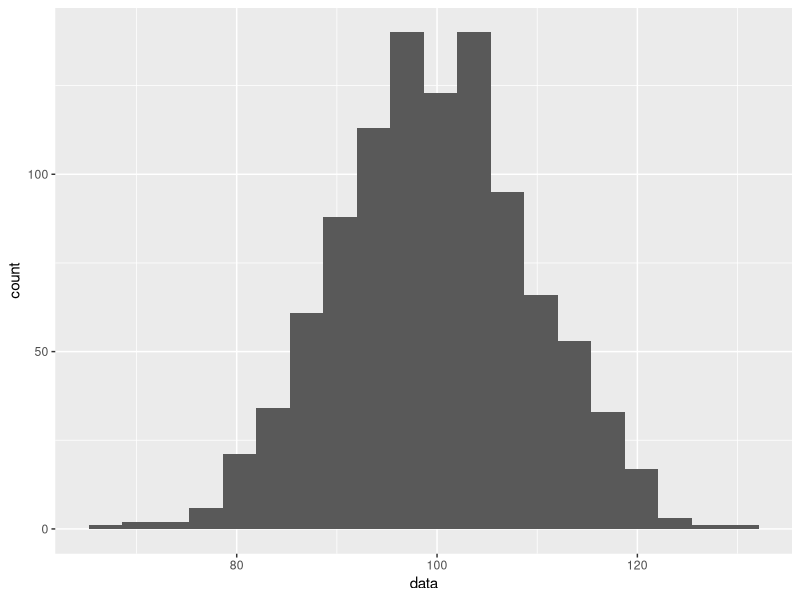
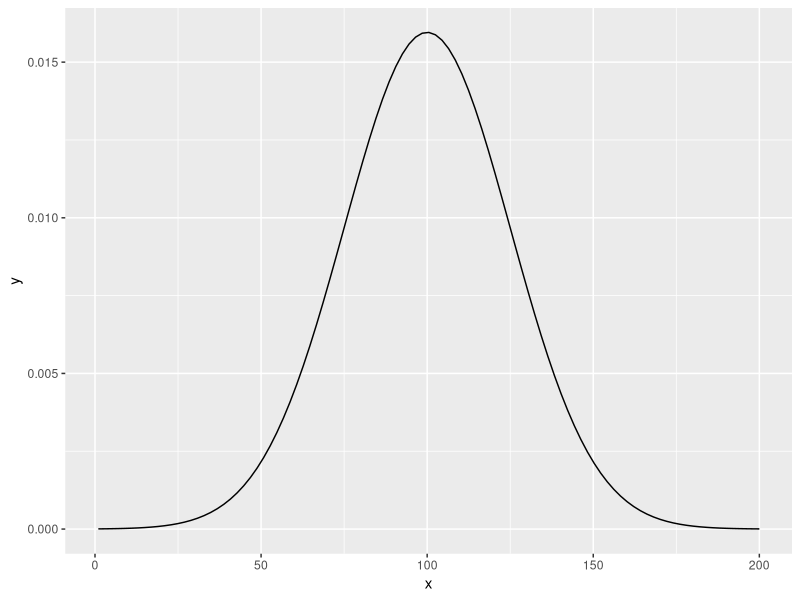
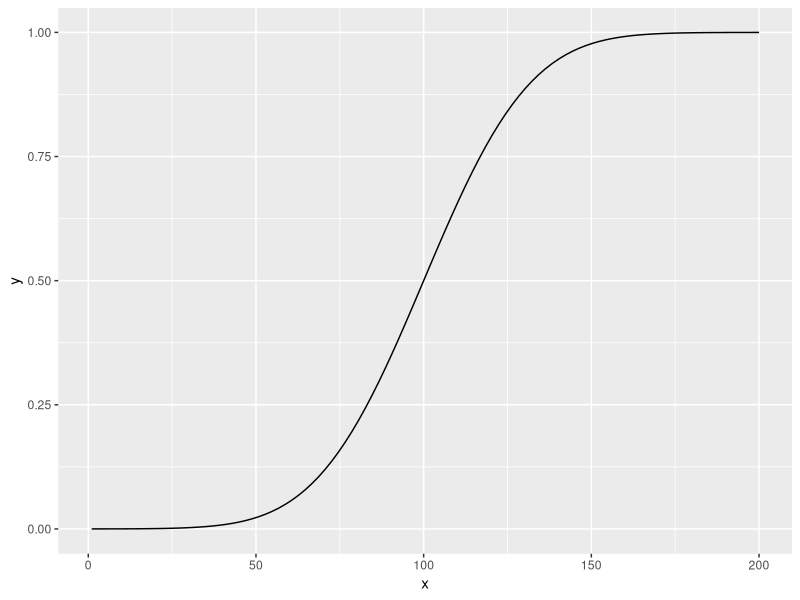
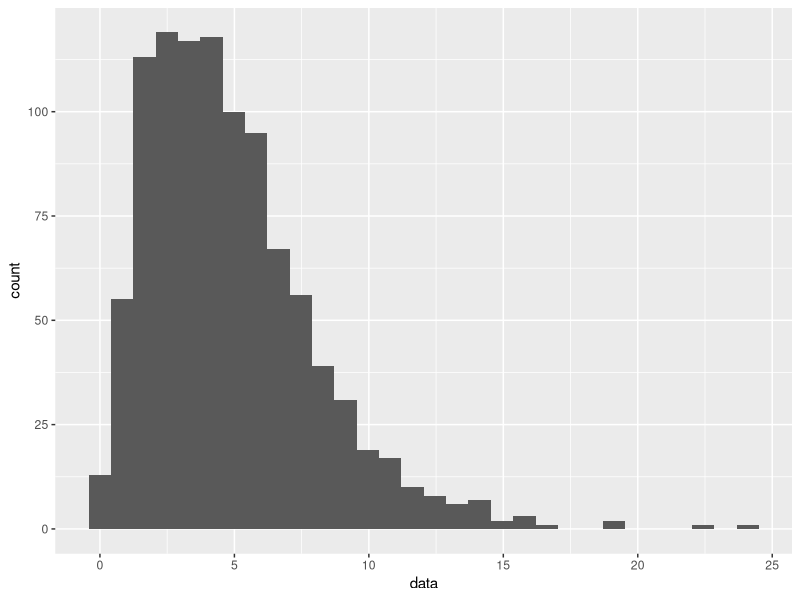
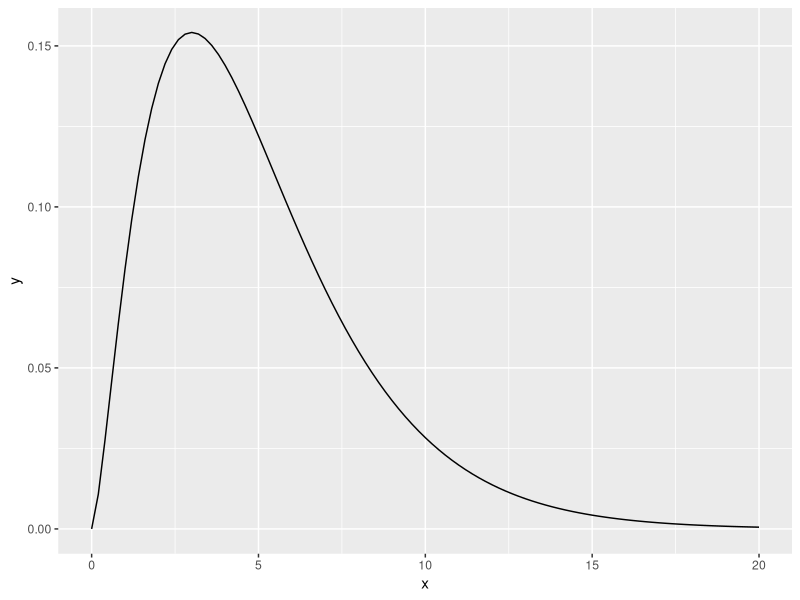
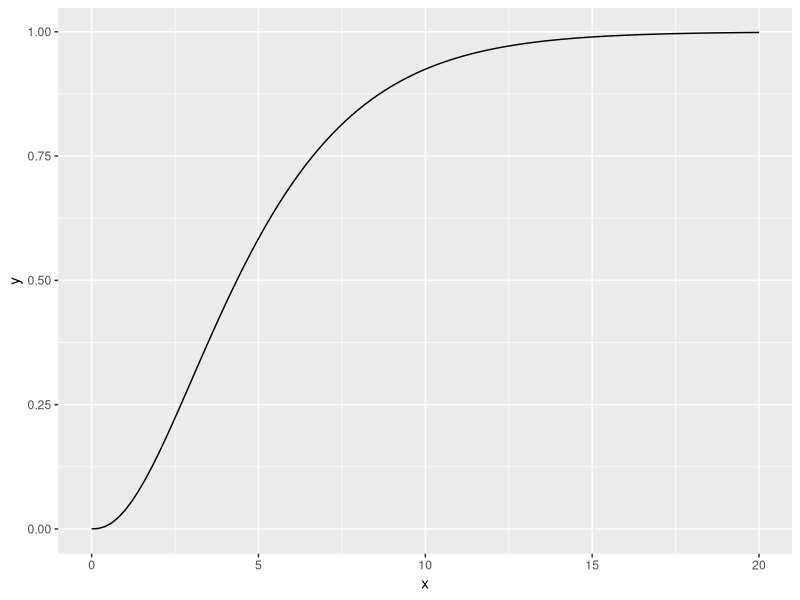
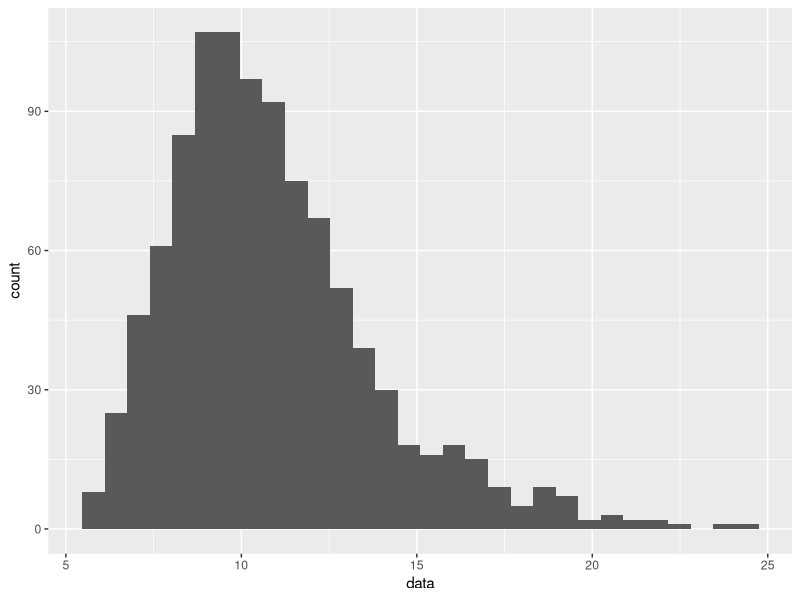
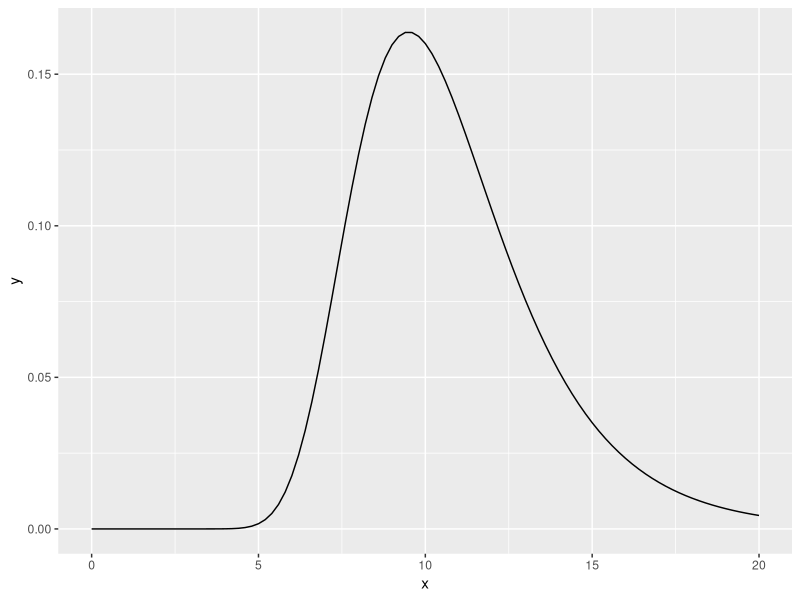

These figures' R source, in order:
## ---- chunk 1
knitr::opts_chunk$set(echo = TRUE)
## ---- chunk 2
library(tidyverse)
set.seed(101)
## ---- chunk 3
data <- rnorm(1000,mean=100,sd=10)
data %>% as_tibble() %>% ggplot(aes(x=data)) + geom_histogram(bins=20)
## ---- chunk 4
x <- 1:200
x %>% as_tibble() %>% ggplot(aes(x)) + 
  stat_function(fun = function(x) dnorm(x, mean = 100, sd = 25))
## ---- chunk 5
x <- 1:200
x %>% as_tibble() %>% ggplot(aes(x)) + 
  stat_function(fun = function(x) pnorm(x, mean = 100, sd = 25))
## ---- chunk 6
data <- rchisq(1000,df=5)
data %>% as_tibble() %>% ggplot(aes(x=data)) + geom_histogram()
## ---- chunk 7
x <- 0:20
x %>% as_tibble() %>% ggplot(aes(x)) + 
  stat_function(fun = function(x) dchisq(x, df=5))
## ---- chunk 8
x <- 0:20
x %>% as_tibble() %>% ggplot(aes(x)) + 
  stat_function(fun = function(x) pchisq(x, df=5))
## ---- chunk 9
data <- rt(1000,df=10,ncp = 10)
data %>% as_tibble() %>% ggplot(aes(x=data)) + geom_histogram()
## ---- chunk 10
x <- 0:20
x %>% as_tibble() %>% ggplot(aes(x)) + 
  stat_function(fun = function(x) dt(x, df=10,ncp=10))
## ---- chunk 11
x <- 0:20
x %>% as_tibble() %>% ggplot(aes(x)) + 
  stat_function(fun = function(x) pchisq(x, df=10,ncp=10))
## ---- chunk 12
data <- rbernoulli(1000,p=.5)
data %>% as_tibble() %>% ggplot(aes(x=data)) + geom_bar()
## ---- chunk 13
data <- rpois(1000,lambda = 5)
data %>% as_tibble() %>% ggplot(aes(x=data)) + geom_bar()
